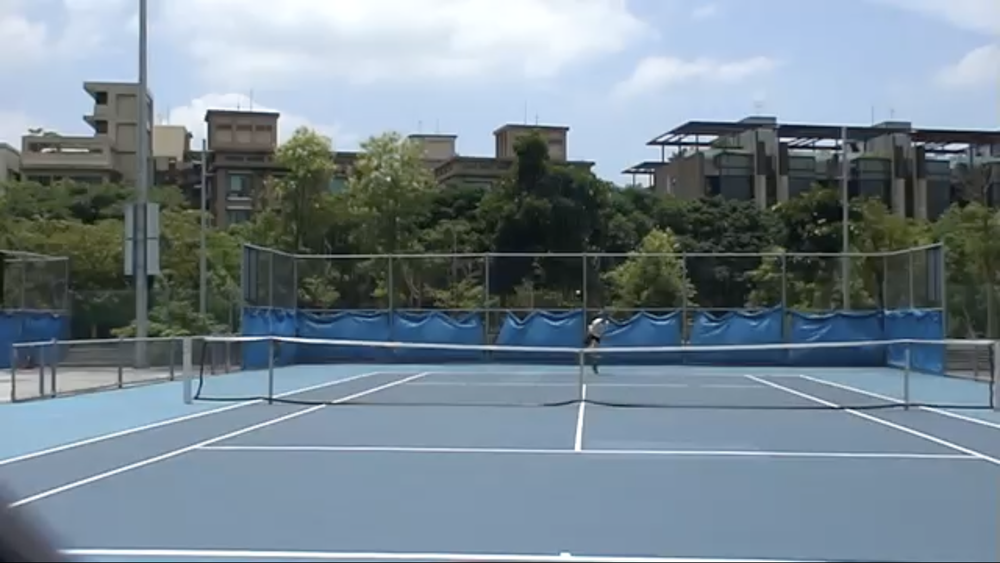
#> input picture image.png, 1000 x 563 px, shrunk from 2880 x 1622 before the run
$ python test_ball_detect.py
#> lines starting #> are read from the running program, lines starting #| are printed output that depends on the picture; after the words box and inside, x2 and y2 are one past the last pixel; in counts of white or black regions, pixels touching at a corner belong together
import numpy as np
import cv2

image = cv2.imread("image.png")
#> image is the input picture: shape (563, 1000, 3); mean B, G, R 143.6, 133.2, 117.6

# [19 lines of commented-out code are left out]
gray = cv2.cvtColor(image, cv2.COLOR_BGR2GRAY)
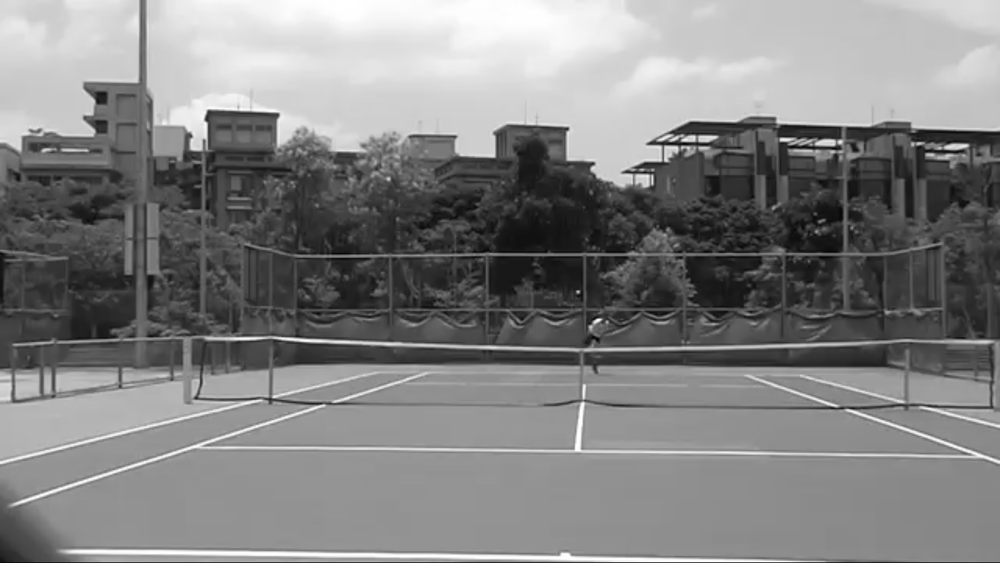
#> gray: shape (563, 1000); min 4, max 255, mean 129.7
blur = cv2.GaussianBlur(gray, (11, 11), 0)
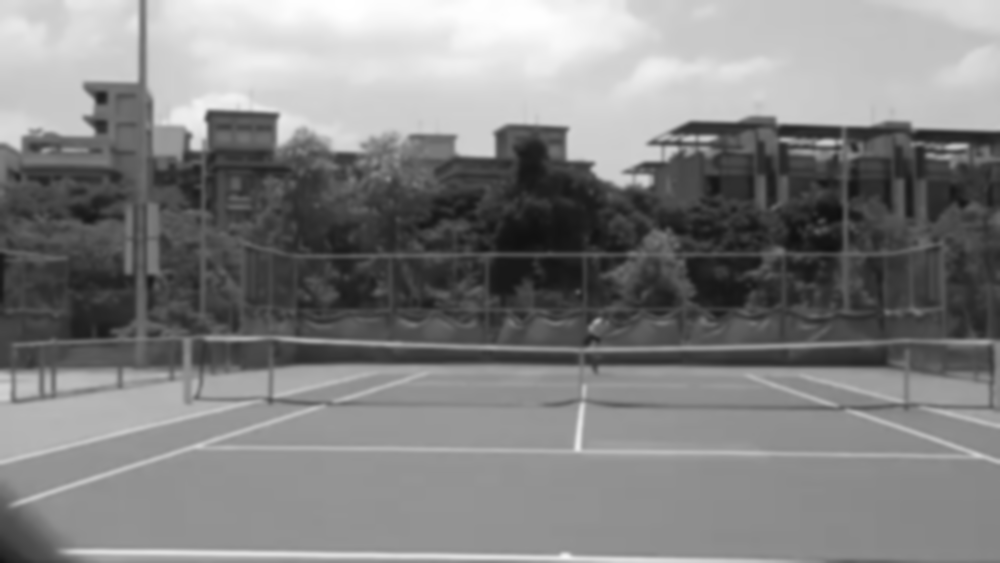
#> blur: shape (563, 1000); min 16, max 255, mean 129.8
edges = cv2.Canny(blur, 50, 150)
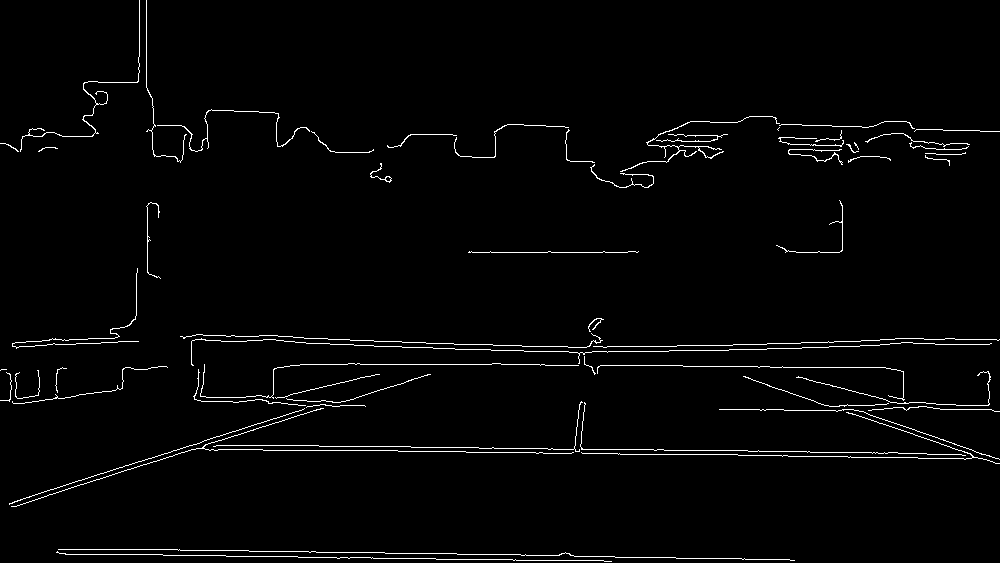
#> edges: shape (563, 1000); 2.1% white in thin lines or dots
circles = cv2.HoughCircles(blur, cv2.HOUGH_GRADIENT, dp=1,  # Inverse ratio of accumulator resolution
     minDist=100,  # Minimum distance between centers of detected circles
     param1=150,  # Upper threshold for the internal Canny edge detector
     param2=15,  # Threshold for center detection
     minRadius=1,  # Minimum circle radius to detect
     maxRadius=50)
#> circles = [[952.5, 109.5, 39.9], [827.5, 168.5, 30.8], [694.5, 168.5, 27.5], [168.5, 144.5, 16.9]]

circles = circles[0, :]
print(circles)
#| [[952.5 109.5  39.9]
#|  [827.5 168.5  30.8]
#|  [694.5 168.5  27.5]
#|  [168.5 144.5  16.9]]
for circle in circles:
    cv2.circle(image, (int(round(circle[1])), int(round(circle[0]))), int(round(circle[2])), color=(0, 255, 0), thickness=10)
#> this loop made 4 passes
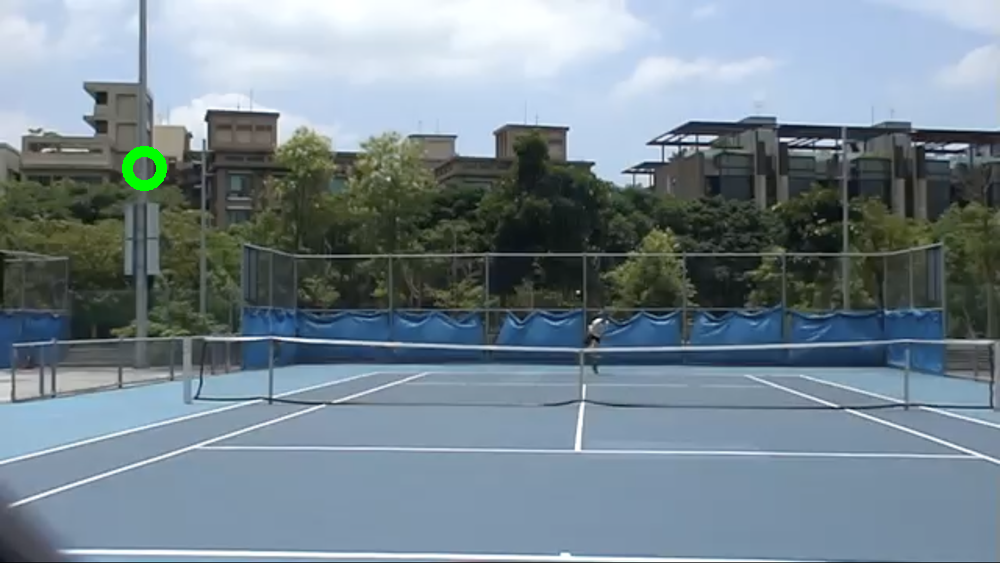
#> image: shape (563, 1000, 3); 0.21% of pixels changed, all inside (x1, y1, x2, y2) = (122, 146, 167, 191)
cv2.imshow("edges", edges)
cv2.waitKey(0)
# print(image.shape)
# cv2.imshow("IMG", image)
cv2.waitKey(0)
